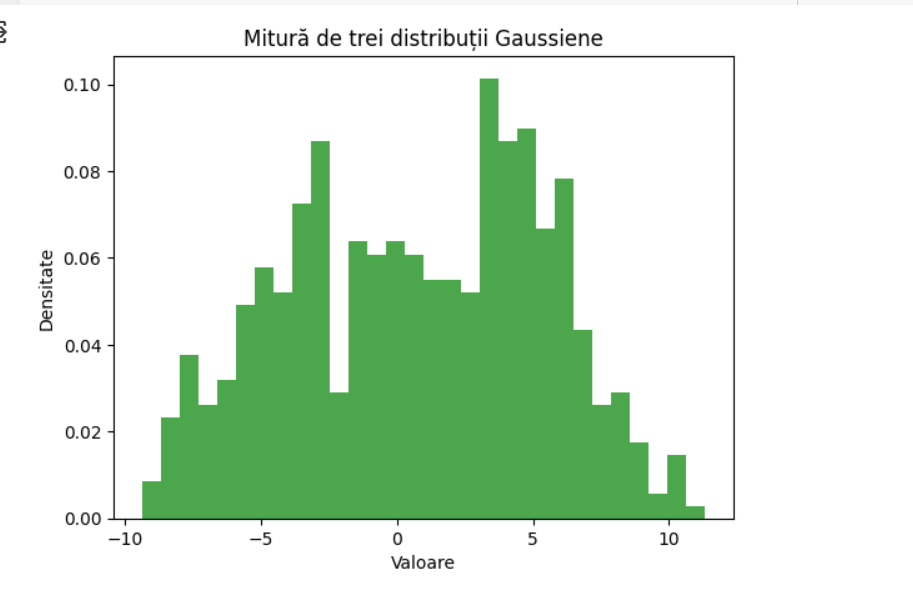

Source code (Python):
import numpy as np
import matplotlib.pyplot as plt

means = [5, 0, -5] 
std_devs = [2, 2, 2] 
n_cluster = [200, 150, 150]
n_total = sum(n_cluster)

mix = np.concatenate([
    np.random.normal(means[i], std_devs[i], n_cluster[i]) for i in range(len(means))
])

plt.hist(mix, bins=30, density=True, alpha=0.7, color='g')
plt.title('Mitură de trei distribuții Gaussiene')
plt.xlabel('Valoare')
plt.ylabel('Densitate')
plt.show()
